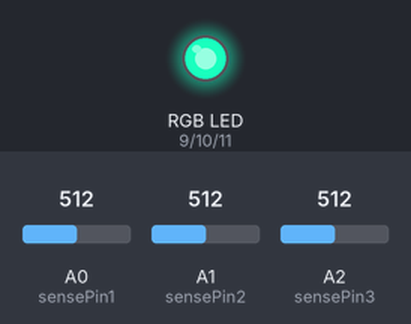
Bench run of a sketch on a simulated Arduino Uno, built with avr-gcc and run on an emulated ATmega328P. Parts: an RGB LED mixed from three pins (HIGH = lit). Inputs (shaded band) come from the test bench; at power-on: A1 (sensePin2) = 512, A2 (sensePin3) = 512, A0 (sensePin1) = 512.

Above: at 1.2 s.
1.3 s: A1 (sensePin2) set to 411
2.8 s: A1 (sensePin2) set to 390
At 3.9 s:
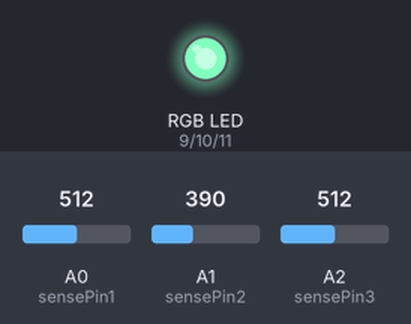
Timing chart, 0 to 3.4 s (numbered marks = the images above; inputs shaded):
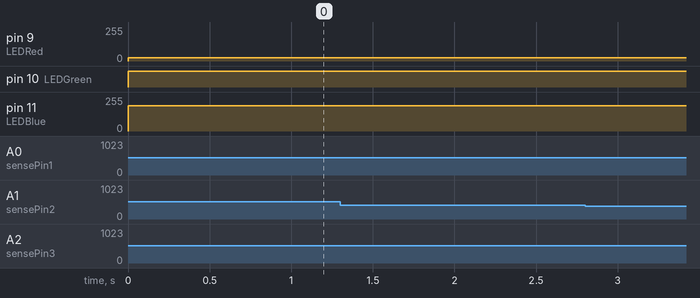

The sketch:

motor_paso_a_paso.ino
```cpp
int LEDRed = 9;
int LEDGreen = 10;
int LEDBlue = 11;
int sensePin1 = A0;
int sensePin2 = A1;
int sensePin3 = A2;
int val0;
int val1;
int val2;

void setup(){
  pinMode(LEDRed, OUTPUT);
  pinMode(LEDGreen, OUTPUT);
  pinMode(LEDBlue, OUTPUT);
  pinMode(sensePin1, INPUT);
  pinMode(sensePin2, INPUT);
  pinMode(sensePin3, INPUT);
  Serial.begin(9600);
}

void loop(){
  val0 = analogRead(sensePin1);
  val1 = analogRead(sensePin2);
  val2 = analogRead(sensePin3);

  if(val0 <10){
   analogWrite(LEDRed, 255);
   analogWrite(LEDBlue, 255);
    analogWrite(LEDGreen,255);
  }
  else if (val0 <100) {
   analogWrite(LEDRed, 25);
   analogWrite(LEDBlue,125);
   analogWrite(LEDGreen,255);
  }
   else if (val0<400) {
    analogWrite(LEDRed,128);
    analogWrite(LEDBlue,map(val1,200,400,0,128));
    analogWrite(LEDGreen,map(val1,200,400,128,0));
  }
  else if (val0  <600) {
   analogWrite(LEDRed, 25);
   analogWrite(LEDBlue,190);
    analogWrite(LEDGreen,255);

    }
    else if (val0<800) {
    analogWrite(LEDRed,map(val2,400,800,128,0));
    analogWrite(LEDBlue,128);
    analogWrite(LEDGreen,map(val2,800,400,0,128));
  }
  if(val1 <10){
   analogWrite(LEDRed, 255);
   analogWrite(LEDBlue, 255);
    analogWrite(LEDGreen,255);
  }
  else if (val1 <100) {
   analogWrite(LEDRed, 25);
   analogWrite(LEDBlue,125);
   analogWrite(LEDGreen,255);
  }
   else if (val1<400) {
    analogWrite(LEDRed,128);
    analogWrite(LEDBlue,map(val1,200,400,0,128));
    analogWrite(LEDGreen,map(val1,200,400,128,0));
  }
  else if (val1 <600) {
   analogWrite(LEDRed, 25);
   analogWrite(LEDBlue,190);
    analogWrite(LEDGreen,255);

    }
    else if (val1<800) {
    analogWrite(LEDRed,map(val2,400,800,128,0));
    analogWrite(LEDBlue,128);
    analogWrite(LEDGreen,map(val2,800,400,0,128));
  }
  if(val2 <10){
   analogWrite(LEDRed, 255);
   analogWrite(LEDBlue, 255);
    analogWrite(LEDGreen,255);
  }
  else if (val2 <100) {
   analogWrite(LEDRed, 25);
   analogWrite(LEDBlue,125);
   analogWrite(LEDGreen,255);
  }
   else if (val2<400) {
    analogWrite(LEDRed,128);
    analogWrite(LEDBlue,map(val1,200,400,0,128));
    analogWrite(LEDGreen,map(val1,200,400,128,0));
  }
  else if (val2 <600) {
   analogWrite(LEDRed, 25);
   analogWrite(LEDBlue,190);
    analogWrite(LEDGreen,255);

    }
    else if (val2<800) {
    analogWrite(LEDRed,map(val2,400,800,128,0));
    analogWrite(LEDBlue,128);
    analogWrite(LEDGreen,map(val2,800,400,0,128));
  }


}
```
